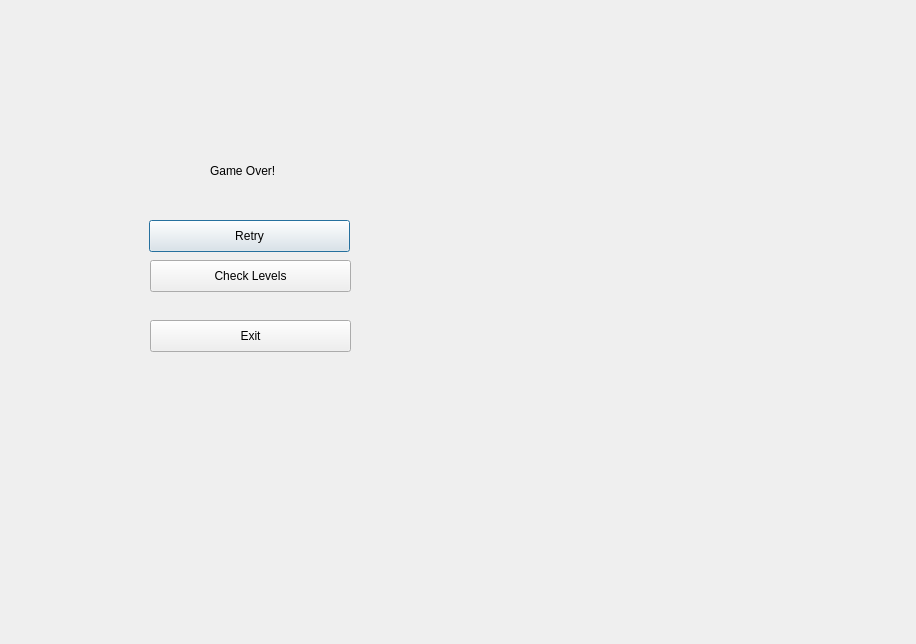
<?xml version="1.0" encoding="UTF-8"?>
<ui version="4.0">
 <class>GameOver</class>
 <widget class="QDialog" name="GameOver">
  <property name="geometry">
   <rect>
    <x>0</x>
    <y>0</y>
    <width>916</width>
    <height>644</height>
   </rect>
  </property>
  <property name="windowTitle">
   <string>Dialog</string>
  </property>
  <widget class="QPushButton" name="retryButton">
   <property name="geometry">
    <rect>
     <x>149</x>
     <y>220</y>
     <width>201</width>
     <height>32</height>
    </rect>
   </property>
   <property name="text">
    <string>Retry</string>
   </property>
  </widget>
  <widget class="QPushButton" name="exitButton">
   <property name="geometry">
    <rect>
     <x>150</x>
     <y>320</y>
     <width>201</width>
     <height>32</height>
    </rect>
   </property>
   <property name="text">
    <string>Exit</string>
   </property>
  </widget>
  <widget class="QPushButton" name="checkLevelsButton">
   <property name="geometry">
    <rect>
     <x>150</x>
     <y>260</y>
     <width>201</width>
     <height>32</height>
    </rect>
   </property>
   <property name="text">
    <string>Check Levels</string>
   </property>
  </widget>
  <widget class="QLabel" name="gameOver">
   <property name="geometry">
    <rect>
     <x>210</x>
     <y>140</y>
     <width>211</width>
     <height>61</height>
    </rect>
   </property>
   <property name="text">
    <string>Game Over!</string>
   </property>
  </widget>
 </widget>
 <resources/>
 <connections/>
</ui>
